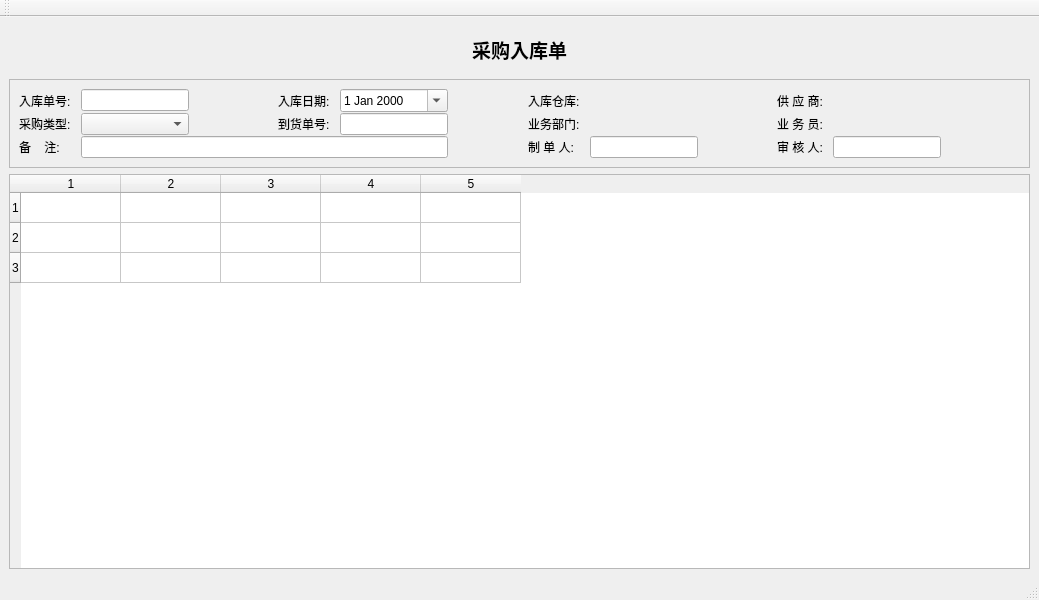
<?xml version="1.0" encoding="UTF-8"?>
<ui version="4.0">
 <class>PuRdWin</class>
 <widget class="QMainWindow" name="PuRdWin">
  <property name="geometry">
   <rect>
    <x>0</x>
    <y>0</y>
    <width>1039</width>
    <height>600</height>
   </rect>
  </property>
  <property name="windowTitle">
   <string>MainWindow</string>
  </property>
  <widget class="QWidget" name="centralwidget">
   <layout class="QVBoxLayout" name="verticalLayout_2">
    <item>
     <widget class="QFrame" name="frame_4">
      <property name="frameShape">
       <enum>QFrame::NoFrame</enum>
      </property>
      <property name="frameShadow">
       <enum>QFrame::Plain</enum>
      </property>
      <property name="lineWidth">
       <number>0</number>
      </property>
      <layout class="QHBoxLayout" name="horizontalLayout_4">
       <item>
        <widget class="QLabel" name="label_16">
         <property name="font">
          <font>
           <family>微软雅黑</family>
           <pointsize>14</pointsize>
           <weight>75</weight>
           <bold>true</bold>
          </font>
         </property>
         <property name="text">
          <string>采购入库单</string>
         </property>
         <property name="alignment">
          <set>Qt::AlignCenter</set>
         </property>
        </widget>
       </item>
      </layout>
     </widget>
    </item>
    <item>
     <widget class="QFrame" name="frame_2">
      <property name="frameShape">
       <enum>QFrame::StyledPanel</enum>
      </property>
      <property name="frameShadow">
       <enum>QFrame::Plain</enum>
      </property>
      <layout class="QVBoxLayout" name="verticalLayout">
       <property name="spacing">
        <number>1</number>
       </property>
       <item>
        <layout class="QGridLayout" name="headGridLayout">
         <property name="horizontalSpacing">
          <number>10</number>
         </property>
         <item row="0" column="2">
          <spacer name="horizontalSpacer_3">
           <property name="orientation">
            <enum>Qt::Horizontal</enum>
           </property>
           <property name="sizeHint" stdset="0">
            <size>
             <width>40</width>
             <height>20</height>
            </size>
           </property>
          </spacer>
         </item>
         <item row="0" column="1">
          <widget class="QLineEdit" name="noEdit">
           <property name="sizePolicy">
            <sizepolicy hsizetype="Fixed" vsizetype="Fixed">
             <horstretch>0</horstretch>
             <verstretch>0</verstretch>
            </sizepolicy>
           </property>
           <property name="dragEnabled">
            <bool>true</bool>
           </property>
           <property name="readOnly">
            <bool>true</bool>
           </property>
          </widget>
         </item>
         <item row="0" column="4">
          <widget class="QDateEdit" name="dateEdit">
           <property name="sizePolicy">
            <sizepolicy hsizetype="Minimum" vsizetype="Fixed">
             <horstretch>0</horstretch>
             <verstretch>0</verstretch>
            </sizepolicy>
           </property>
           <property name="calendarPopup">
            <bool>true</bool>
           </property>
          </widget>
         </item>
         <item row="0" column="5">
          <spacer name="horizontalSpacer_4">
           <property name="orientation">
            <enum>Qt::Horizontal</enum>
           </property>
           <property name="sizeHint" stdset="0">
            <size>
             <width>40</width>
             <height>20</height>
            </size>
           </property>
          </spacer>
         </item>
         <item row="0" column="8">
          <spacer name="horizontalSpacer_5">
           <property name="orientation">
            <enum>Qt::Horizontal</enum>
           </property>
           <property name="sizeHint" stdset="0">
            <size>
             <width>40</width>
             <height>20</height>
            </size>
           </property>
          </spacer>
         </item>
         <item row="1" column="6">
          <widget class="QLabel" name="label_6">
           <property name="sizePolicy">
            <sizepolicy hsizetype="Fixed" vsizetype="Preferred">
             <horstretch>0</horstretch>
             <verstretch>0</verstretch>
            </sizepolicy>
           </property>
           <property name="text">
            <string>业务部门:</string>
           </property>
          </widget>
         </item>
         <item row="0" column="0">
          <widget class="QLabel" name="idLabel">
           <property name="sizePolicy">
            <sizepolicy hsizetype="Fixed" vsizetype="Preferred">
             <horstretch>0</horstretch>
             <verstretch>0</verstretch>
            </sizepolicy>
           </property>
           <property name="text">
            <string>入库单号:</string>
           </property>
          </widget>
         </item>
         <item row="1" column="7">
          <widget class="QkSearchEditBox" name="depSearchEditbox">
           <property name="sizePolicy">
            <sizepolicy hsizetype="Minimum" vsizetype="Fixed">
             <horstretch>0</horstretch>
             <verstretch>0</verstretch>
            </sizepolicy>
           </property>
          </widget>
         </item>
         <item row="0" column="9">
          <widget class="QLabel" name="label_3">
           <property name="sizePolicy">
            <sizepolicy hsizetype="Fixed" vsizetype="Preferred">
             <horstretch>0</horstretch>
             <verstretch>0</verstretch>
            </sizepolicy>
           </property>
           <property name="text">
            <string>供 应 商:</string>
           </property>
          </widget>
         </item>
         <item row="0" column="3">
          <widget class="QLabel" name="label_2">
           <property name="sizePolicy">
            <sizepolicy hsizetype="Fixed" vsizetype="Preferred">
             <horstretch>0</horstretch>
             <verstretch>0</verstretch>
            </sizepolicy>
           </property>
           <property name="text">
            <string>入库日期:</string>
           </property>
          </widget>
         </item>
         <item row="1" column="10">
          <widget class="QkSearchEditBox" name="userSearchEditbox">
           <property name="sizePolicy">
            <sizepolicy hsizetype="Fixed" vsizetype="Fixed">
             <horstretch>0</horstretch>
             <verstretch>0</verstretch>
            </sizepolicy>
           </property>
          </widget>
         </item>
         <item row="1" column="9">
          <widget class="QLabel" name="label_12">
           <property name="sizePolicy">
            <sizepolicy hsizetype="Fixed" vsizetype="Preferred">
             <horstretch>0</horstretch>
             <verstretch>0</verstretch>
            </sizepolicy>
           </property>
           <property name="text">
            <string>业 务 员:</string>
           </property>
          </widget>
         </item>
         <item row="1" column="11">
          <spacer name="horizontalSpacer">
           <property name="orientation">
            <enum>Qt::Horizontal</enum>
           </property>
           <property name="sizeHint" stdset="0">
            <size>
             <width>40</width>
             <height>20</height>
            </size>
           </property>
          </spacer>
         </item>
         <item row="0" column="10" colspan="2">
          <widget class="QkSearchEditBox" name="venSearchEditbox">
           <property name="sizePolicy">
            <sizepolicy hsizetype="Preferred" vsizetype="Fixed">
             <horstretch>0</horstretch>
             <verstretch>0</verstretch>
            </sizepolicy>
           </property>
          </widget>
         </item>
         <item row="1" column="0">
          <widget class="QLabel" name="label">
           <property name="text">
            <string>采购类型:</string>
           </property>
          </widget>
         </item>
         <item row="1" column="1">
          <widget class="QComboBox" name="busTypeComboBox">
           <property name="sizePolicy">
            <sizepolicy hsizetype="Preferred" vsizetype="Fixed">
             <horstretch>0</horstretch>
             <verstretch>0</verstretch>
            </sizepolicy>
           </property>
          </widget>
         </item>
         <item row="0" column="6">
          <widget class="QLabel" name="label_7">
           <property name="text">
            <string>入库仓库:</string>
           </property>
          </widget>
         </item>
         <item row="0" column="7">
          <widget class="QkSearchEditBox" name="whSearchEditbox"/>
         </item>
         <item row="2" column="0">
          <widget class="QLabel" name="label_9">
           <property name="text">
            <string>备    注:</string>
           </property>
          </widget>
         </item>
         <item row="2" column="1" colspan="4">
          <widget class="QLineEdit" name="memoEdit"/>
         </item>
         <item row="2" column="10">
          <widget class="QLineEdit" name="auditEdit">
           <property name="sizePolicy">
            <sizepolicy hsizetype="Fixed" vsizetype="Fixed">
             <horstretch>0</horstretch>
             <verstretch>0</verstretch>
            </sizepolicy>
           </property>
           <property name="readOnly">
            <bool>true</bool>
           </property>
          </widget>
         </item>
         <item row="2" column="9">
          <widget class="QLabel" name="label_10">
           <property name="text">
            <string>审 核 人:</string>
           </property>
          </widget>
         </item>
         <item row="2" column="7">
          <widget class="QLineEdit" name="makerEdit">
           <property name="sizePolicy">
            <sizepolicy hsizetype="Fixed" vsizetype="Fixed">
             <horstretch>0</horstretch>
             <verstretch>0</verstretch>
            </sizepolicy>
           </property>
           <property name="readOnly">
            <bool>true</bool>
           </property>
          </widget>
         </item>
         <item row="2" column="6">
          <widget class="QLabel" name="label_8">
           <property name="text">
            <string>制 单 人:</string>
           </property>
          </widget>
         </item>
         <item row="1" column="3">
          <widget class="QLabel" name="arrivalLabel">
           <property name="text">
            <string>到货单号:</string>
           </property>
          </widget>
         </item>
         <item row="1" column="4">
          <widget class="QLineEdit" name="arrivalNoEdit">
           <property name="readOnly">
            <bool>true</bool>
           </property>
          </widget>
         </item>
         <item row="2" column="11">
          <widget class="QLabel" name="rdLabel">
           <property name="text">
            <string/>
           </property>
          </widget>
         </item>
        </layout>
       </item>
      </layout>
     </widget>
    </item>
    <item>
     <widget class="QTableWidget" name="tableWidget">
      <property name="rowCount">
       <number>3</number>
      </property>
      <property name="columnCount">
       <number>5</number>
      </property>
      <row/>
      <row/>
      <row/>
      <column/>
      <column/>
      <column/>
      <column/>
      <column/>
     </widget>
    </item>
   </layout>
  </widget>
  <widget class="QStatusBar" name="statusbar"/>
  <widget class="QToolBar" name="toolBar">
   <property name="windowTitle">
    <string>toolBar</string>
   </property>
   <attribute name="toolBarArea">
    <enum>TopToolBarArea</enum>
   </attribute>
   <attribute name="toolBarBreak">
    <bool>false</bool>
   </attribute>
  </widget>
 </widget>
 <customwidgets>
  <customwidget>
   <class>QkSearchEditBox</class>
   <extends>QWidget</extends>
   <header>qksearcheditbox.h</header>
  </customwidget>
 </customwidgets>
 <resources/>
 <connections/>
</ui>
